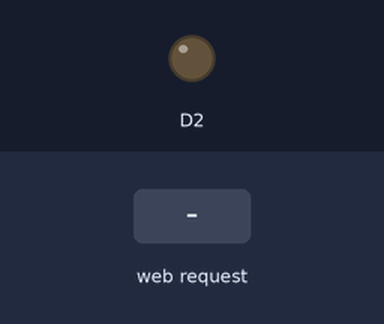
This sketch was run on a simulated ESP8266 (NodeMCU). On the bench: output pins drawn as LEDs (lit = HIGH). The inputs (shaded band) are chosen by the test bench. WiFi joins after 1.5 s; servers stay silent unless stated; what the sketch prints to the serial monitor is not drawn.

Above: at 4.7 s.
4.8 s: HTTP request GET /on received
At 5.1 s:
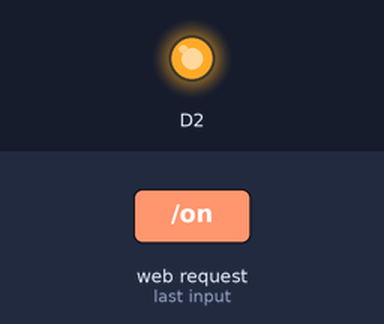
6.3 s: HTTP request GET /off received
At 7.4 s:
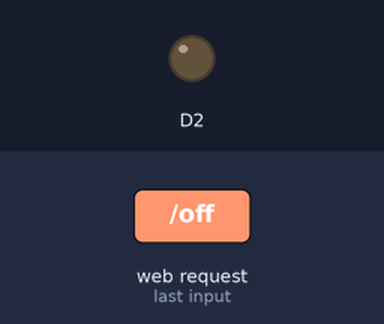
Timing chart, 0 to 9.3 s (numbered marks = the images above; inputs shaded):
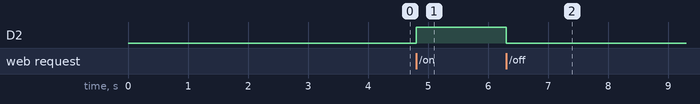

The sketch:

EXP05_WebServer_to_control_LED.ino
```cpp
// MAKE SURE COMPUTER AND ESP8266 ARE ON THE SAME WIFI!!!!

#include<ESP8266WiFi.h>

char* ssid = "Naganandana";
char* pass = "";

WiFiServer server(80); // creates a server on port 80 (HTTP port) for handling web requests.

void setup(){
delay(1000);
Serial.begin(9600);
delay(1000);
Serial.println("");
Serial.println("Webserver to control LED!");

pinMode(D2, OUTPUT);

// Connecting to WiFi:
Serial.print("Connecting to WiFi...");
WiFi.begin(ssid, pass);
while(WiFi.status() != WL_CONNECTED){
Serial.print(".");
delay(500);
}
Serial.println("");
Serial.println("WiFi Connected!");

server.begin(); // starts the server
Serial.println(WiFi.localIP()); // retrieves and prints the local IP address of the ESP8266,
// which is useful for accessing the web server.
}

void loop(){
WiFiClient client = server.available(); // checks for incoming client connections
if (!client){
return; // If no client is available, it exits loop() using return;
}

Serial.println("Request received from client!");
String request = client.readStringUntil('\r'); // Reads the client's request until the carriage return character (\r)
Serial.println(request);

if(request.indexOf("/on") != -1){
Serial.println("LED ON");
digitalWrite(D2, HIGH);
}
if(request.indexOf("/off") != -1) {
Serial.println("LED OFF");
digitalWrite(D2,LOW);
}

client.println("<html><title>LED Control</title><center>");
client.println("<h1>LED Control</h1>");
client.println("<a href = '/on'><button>LED ON</button></a>");
client.println("<a href = '/off'><button>LED OFF</button></a>");
client.println("</center></html>");
}
```

Measured:
- after the input at 4.8 s, D2: LOW → HIGH at once
- after the input at 6.3 s, D2: HIGH → LOW at once
